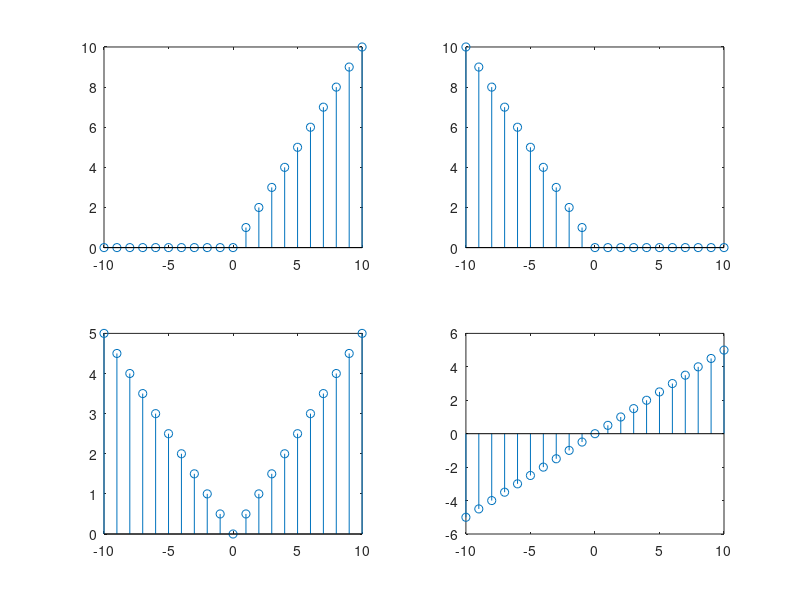

Write the MATLAB code that produced this figure.
t=-10:1:10;

for i=1:length(t)
    if t(i)<0
        ramp(i)=0;
    else 
        ramp(i)=t(i);
    end
end

subplot(2,2,1);
stem(t,ramp);
r=fliplr(ramp);

subplot(2,2,2);
stem(t,r);

t=-10:1:10;
e=0.5*(ramp+r);
subplot(2,2,3);
stem(t,e);

t=-10:1:10;
o=0.5*(ramp-r);
subplot(2,2,4);
stem(t,o);